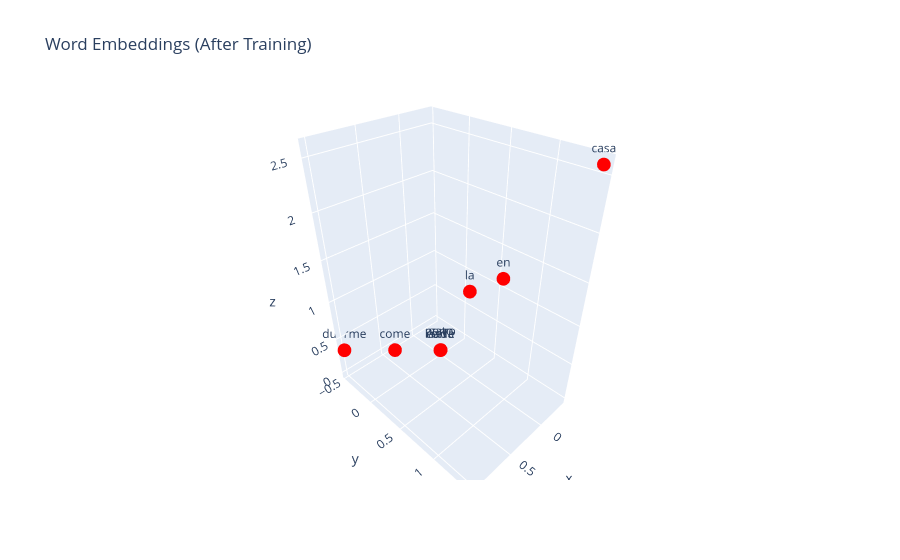

Source (notebook cell):
### Code cell
# Celda 7: Visualize trained embeddings (3D interactive!)
print("=== Trained Embeddings ===")

# Get trained embeddings
embeddings_trained = embedding_layer.weight.detach().numpy()

# Create DataFrame for Plotly
df_trained = pd.DataFrame(embeddings_trained, columns=['x', 'y', 'z'])
df_trained['word'] = vocab

# 3D scatter plot
fig = px.scatter_3d(df_trained, x='x', y='y', z='z', text='word',
                    title='Word Embeddings (After Training)')
fig.update_traces(marker=dict(size=8, color='red'), textposition='top center')
fig.show()

print("\n💡 Rotate the graph with your mouse to explore in 3D!")

### Figure 1 — Plotly figure (JSON) as saved in the notebook; plotly's stock layout.template omitted (floating-point values rounded to 4 significant figures)
{"data": [{"hovertemplate": "x=%{x}<br>y=%{y}<br>z=%{z}<br>word=%{text}<extra></extra>", "legendgroup": "", "marker": {"color": "red", "size": 8, "symbol": "circle"}, "mode": "markers+text", "name": "", "scene": "scene", "showlegend": false, "text": ["el", "la", "gato", "perro", "come", "duerme", "en", "casa", "corre", "nada"], "textposition": "top center", "type": "scatter3d", "x": [0.001429, 0.03748, 0.00238, 0.00332, 0.5086, 1.017, -0.187, -0.3741, 0.005879, 0.00678], "y": [-0.0002617, 0.4784, -0.0004197, -0.0005927, -0.2333, -0.4667, 0.7149, 1.43, -0.001014, -0.001225], "z": [-1.791e-06, 1.129, -2.963e-06, -4.151e-06, 0.1774, 0.3548, 1.29, 2.58, -7.306e-06, -8.525e-06]}], "layout": {"legend": {"tracegroupgap": 0}, "scene": {"domain": {"x": [0, 1], "y": [0, 1]}, "xaxis": {"title": {"text": "x"}}, "yaxis": {"title": {"text": "y"}}, "zaxis": {"title": {"text": "z"}}}, "title": {"text": "Word Embeddings (After Training)"}}}
